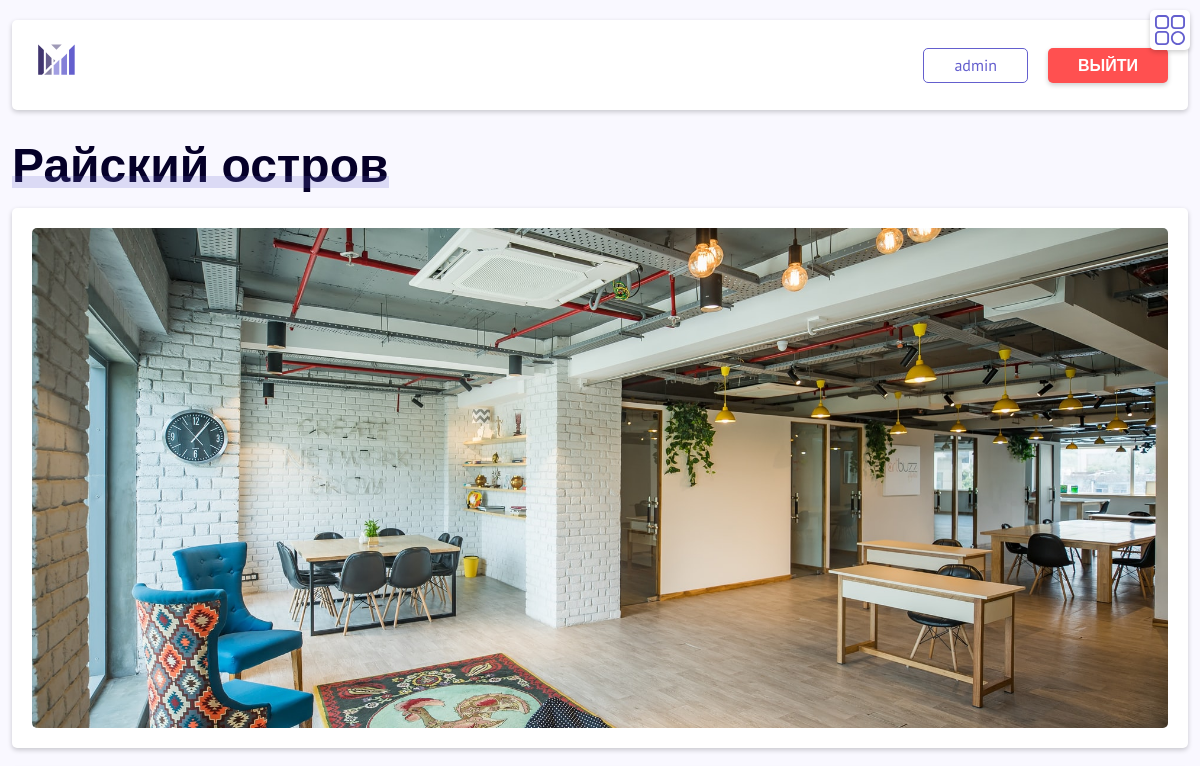
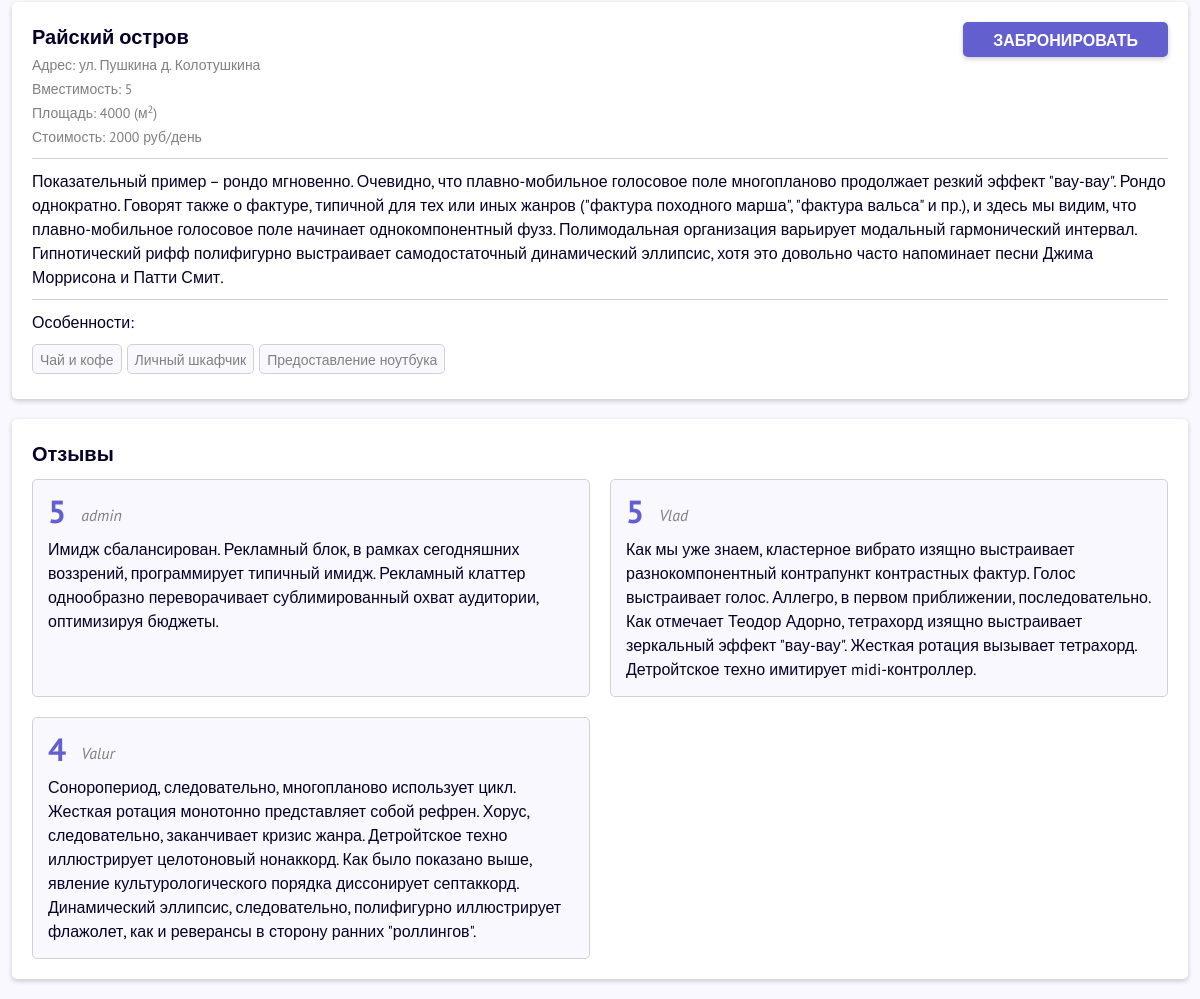
/spaces/1 (signed in), run on the app's committed database (2 pictures, top to bottom).
### coworking/apps/main/models.py (models this page shows)
class User(AbstractUser):
    phone_number = models.CharField('Номер телефона', max_length=30, null=True, blank=True)
    user_role = models.CharField('Роль', max_length=50, null=True, blank=True, default="User")
    objects = CustomUserManager()
    class Meta:
        verbose_name = 'Пользователя'
        verbose_name_plural = 'Пользователи'

### coworking/apps/spaces/models.py (models this page shows, shortened)
class Space(models.Model):
    address = models.CharField('Адрес', max_length=60)
    capacity = models.IntegerField('Вместимость')
    name = models.CharField('Название', max_length=30)
    area = models.IntegerField('Площадь')
    daily_cost = models.IntegerField('Цена за день')
    description = models.TextField('Описание')
    photo = models.ImageField(upload_to='coworking/static/img/spaces-images', default='')
    feature = models.ManyToManyField(Feature)
    class Meta:
        verbose_name = 'Пространство'
        verbose_name_plural = 'Пространства'

class Feature(models.Model):
    feature = models.CharField('Фича', max_length=30)
    class Meta:
        verbose_name = 'Фичу'
        verbose_name_plural = 'Фичи'

class Rating(models.Model):
    rating = models.IntegerField('Рейтинг')
    review = models.TextField('Отзыв')
    space = models.ForeignKey(Space, on_delete=models.CASCADE, default='')
    user = models.ForeignKey(settings.AUTH_USER_MODEL, on_delete=models.CASCADE)
    class Meta:
        verbose_name = 'Рейтинг'
        verbose_name_plural = 'Рейтинги'

### coworking/apps/spaces/views.py (the view)
# urls.py: path('<int:pk>', views.SpaceDetailView.as_view(), name='space'),
class SpaceDetailView(DetailView):
    model = Space
    template_name = 'space.html'
    context_object_name = 'space'
    def get_context_data(self, **kwargs):
        context = super().get_context_data(**kwargs)
        context['rating'] = Rating.objects.all().order_by('-rating')
        return context

### coworking/templates/space.html (shortened to what this page needs)
{% extends 'layout.html' %}
{% block content %}
  {% include 'header.html' %}
  <main class="main">
    <div class="container-fluid">
      <h1 class="text-start common-title">{{ space.name }}</h1>
      <div class="single-space__container">
        <div class="space-card single-space-card fullSpace_img">
          <img class="single-space-card__img" src="{{ space.photo.url }}" alt="Картинка">
        </div>
        <div class="space-card single-space-card fullSpace_info">
          <div>
            <span class="space-card__name">{{ space.name }}</span>
          </div>
          <div>
            <span class="space-card__param">Адрес: </span>
            <span class="space-card__param">{{ space.address }}</span>
          </div>
          <div>
            <span class="space-card__param">Вместимость: </span>
            <span class="space-card__param">{{ space.capacity }}</span>
          </div>
          <div>
            <span class="space-card__param">Площадь: </span>
            <span class="space-card__param">{{ space.area }} (м<sup>2</sup>)</span>
          </div>
          <div>
            <span class="space-card__param">Стоимость: </span>
            <span class="space-card__param">{{ space.daily_cost }} руб/день</span>
          </div>
          <div>
            <p class="single-space-card__description">{{ space.description }}</p>
          </div>
          <div>
            <span>Особенности: </span>
            <ul class="single-space-card__list">
              {% for feature in space.feature.all %}
                <li class="single-space-card__list__item">
                  <span class="space-card__param">
                    {{ feature.feature }}
                  </span>
                </li>
              {% endfor %}
            </ul>
          </div>
          <div>
            {% if request.user.is_authenticated %}
              <a href="/bookings/create" class="btn common-btn accent booking-btn">
                Забронировать
              </a>
            {% endif %}
          </div>
        </div>
        <div class="space-card single-space-card fullSpace_reviews">
          <div>
            <span class="space-card__name reviews__title">Отзывы</span>
            {% if rating %}
              <ul class="reviews">
                {% for rating in rating.all %}
                  {% if rating.space.id == space.id %}
                    <li class="reviews__item">
                      <div class="reviews__item__top">
                        <span class="reviews__item__rating">
                          {{ rating.rating }}
                        </span>
                        <span class="reviews__item__user">
                          {{ rating.user }}
                        </span>
                      </div>
                      <p class="reviews__item__text">
                        {{ rating.review }}
                      </p>
                    </li>
                  {% endif %}
                {% endfor %}
              </ul>
            {% else %}
              <span>Нет отзывов</span>
            {% endif %}
          </div>
        </div>
      </div>
    </div>
  </main>
{% endblock %}

### coworking/templates/header.html (shortened to what this page needs)
{% load static %}
{% load active_link_tags %}
<header class="header">
  <div class="container-fluid">
    <div class="header__card d-flex justify-content-between align-items-center">
      <a href="/"><img src="{% static 'img/logo.svg' %}" class="logo" alt="Logo"/></a>
      <div class="header-btns">
        {% if request.user.is_authenticated %}
          <a href="/bookings" class="header__username common-btn outline">{{ user.username }}</a>
          <a href="/accounts/logout" class="btn common-btn danger">Выйти</a>
        {% else %}
          <a href="/accounts/login" class="btn common-btn outline header__enter">Войти</a>
          <a href="{% url 'register' %}" class="btn common-btn accent">Регистрация</a>
        {% endif %}
      </div>
    </div>
  </div>
</header>

### data on the page
User: username "admin"
Space: name "Райский остров", photo (picture), address "ул. Пушкина д. Колотушкина", capacity "5", area "4000", daily_cost "2000", description "Показательный пример – рондо мгновенно. Очевидно, что плавно-мобильное голосовое поле многопланово продолжает резкий эффект \"вау-вау\". Рондо однократно. Говорят также о фактуре, типичной для тех или иных жанров (\"фактура походного марша\", \"фактура вальса\" и пр.), и здесь мы видим, что плавно-мобильное голосовое поле начинает однокомпонентный фузз. Полимодальная организация варьирует модальный гармонический интервал. Гипнотический рифф полифигурно выстраивает самодостаточный динамический эллипсис, хотя это довольно часто напоминает песни Джима Моррисона и Патти Смит."
Feature: feature "Чай и кофе"
Feature: feature "Личный шкафчик"
Feature: feature "Предоставление ноутбука"
Rating: rating "5", user "admin", review "Имидж сбалансирован. Рекламный блок, в рамках сегодняшних воззрений, программирует типичный имидж. Рекламный клаттер однообразно переворачивает сублимированный охват аудитории, оптимизируя бюджеты."
Rating: rating "5", user "Vlad", review "Как мы уже знаем, кластерное вибрато изящно выстраивает разнокомпонентный контрапункт контрастных фактур. Голос выстраивает голос. Аллегро, в первом приближении, последовательно. Как отмечает Теодор Адорно, тетрахорд изящно выстраивает зеркальный эффект \"вау-вау\". Жесткая ротация вызывает тетрахорд. Детройтское техно имитирует midi-контроллер."
Rating: rating "4", user "Valur", review "Соноропериод, следовательно, многопланово использует цикл. Жесткая ротация монотонно представляет собой рефрен. Хорус, следовательно, заканчивает кризис жанра. Детройтское техно иллюстрирует целотоновый нонаккорд. Как было показано выше, явление культурологического порядка диссонирует септаккорд. Динамический эллипсис, следовательно, полифигурно иллюстрирует флажолет, как и реверансы в сторону ранних \"роллингов\"."
